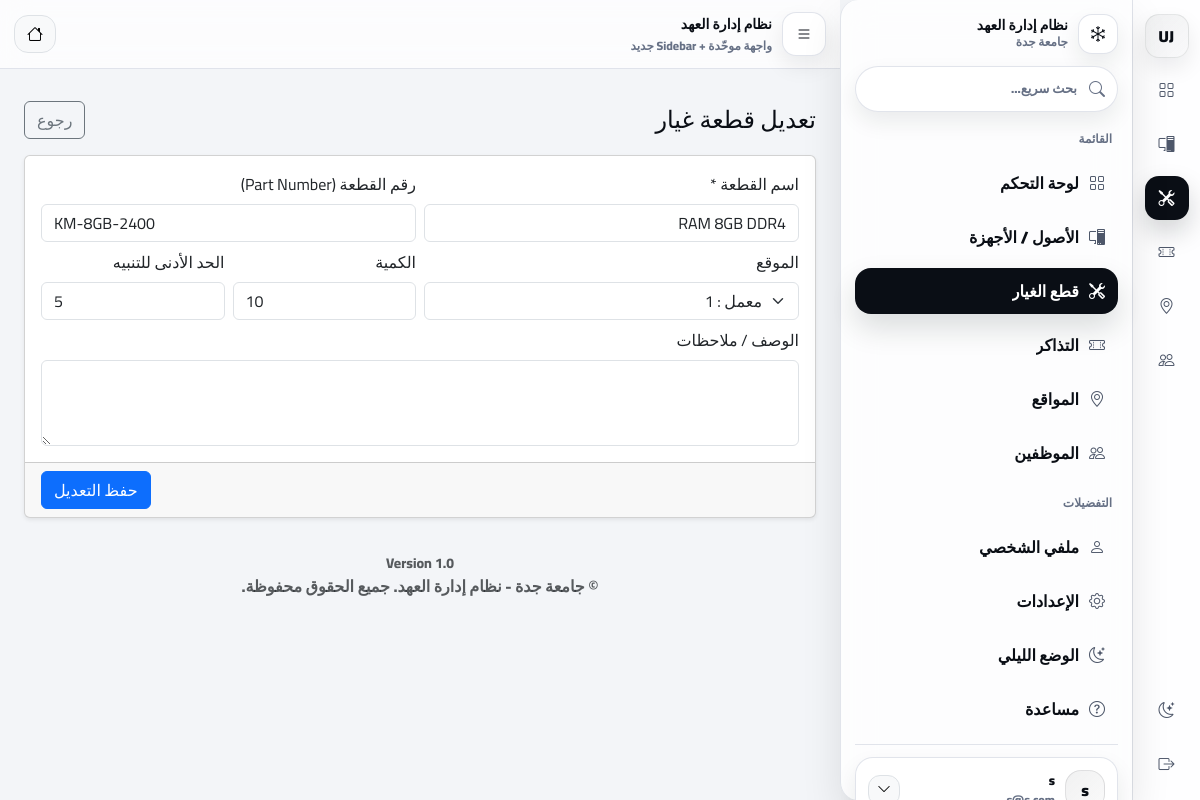
The page /index.php?page=spareparts/edit&id=1 (signed in) on the database its author committed.
### tables this page shows
CREATE TABLE `spare_parts` (
  `id` int(11) NOT NULL,
  `name` varchar(100) NOT NULL,
  `part_number` varchar(50) DEFAULT NULL,
  `quantity` int(11) DEFAULT 0,
  `min_quantity` int(11) DEFAULT 5,
  `location_id` int(11) DEFAULT NULL,
  `location` varchar(100) DEFAULT NULL,
  `description` text DEFAULT NULL,
  `created_at` datetime DEFAULT current_timestamp()
);

CREATE TABLE `locations` (
  `id` int(11) NOT NULL,
  `name_ar` varchar(255) NOT NULL,
  `name_en` varchar(255) DEFAULT NULL,
  `type` varchar(50) NOT NULL DEFAULT 'Building',
  `parent_id` int(11) DEFAULT NULL,
  `created_at` datetime DEFAULT current_timestamp()
);

### app/controllers/SparePartsController.php (called while the page is built, shortened)
<?php
class SparePartsController extends Controller
{
  private $spareModel;
  private $locationModel;
  public function __construct()
  {
    $this->spareModel = new SparePart();
    $this->locationModel = $this->model('Location');
  }
  public function edit($id = null)
  {
    $id = $id ?? ($_GET['id'] ?? null);
    $id = (int)$id;
    $locations = $this->locationModel->getAll();
    $part = method_exists($this->spareModel, 'getPartById')
      ? $this->spareModel->getPartById($id)
      : null;
    $data = [
      'id' => $part->id,
      'name' => $part->name,
      'part_number' => $part->part_number,
      'quantity' => $part->quantity,
      'min_quantity' => $part->min_quantity,
      'location_id' => $part->location_id,
      'description' => $part->description,
      'locations' => $locations,
      'name_err' => ''
    ];
    $this->view('spare_parts/edit', $data);
  }
}

### app/libraries/Database.php (called while the page is built, shortened)
<?php
class Database {
    private $host = 'localhost';
    private $user = 'root';
    private $pass = '';
    private $dbname = 'it_inventory';
    private $dbh;
    private $stmt;
    public function __construct() {
        $dsn = 'mysql:host=' . $this->host . ';dbname=' . $this->dbname;
        $options = array(
            PDO::ATTR_PERSISTENT => true,
            PDO::ATTR_ERRMODE => PDO::ERRMODE_EXCEPTION
        );
        try {
            $this->dbh = new PDO($dsn, $this->user, $this->pass, $options);
        } catch(PDOException $e) {
            $this->error = $e->getMessage();
            echo $this->error;
        }
    }
    public function query($sql) {
        $this->stmt = $this->dbh->prepare($sql);
    }
    public function bind($param, $value, $type = null) {
        if (is_null($type)) {
            switch (true) {
                case is_int($value):
                    $type = PDO::PARAM_INT;
                    break;
            }
        }
        $this->stmt->bindValue($param, $value, $type);
    }
    public function execute() {
        return $this->stmt->execute();
    }
    public function resultSet() {
        $this->execute();
        return $this->stmt->fetchAll(PDO::FETCH_OBJ);
    }
    public function single() {
        $this->execute();
        return $this->stmt->fetch(PDO::FETCH_OBJ);
    }
}

### app/models/SparePart.php (called while the page is built, shortened)
<?php
class SparePart
{
  private $db;
  public function __construct()
  {
    $this->db = new Database();
  }
public function getPartById(int $id){
  $this->db->query("SELECT * FROM spare_parts WHERE id = :id LIMIT 1");
  $this->db->bind(':id', $id);
  return $this->db->single();
}
}

### app/models/Location.php (called while the page is built, shortened)
<?php
class Location
{
  private $db;
  public function __construct()
  {
    $this->db = new Database();
  }
  public function getAll()
  {
    $this->db->query("SELECT * FROM locations ORDER BY type, name_ar");
    return $this->db->resultSet();
  }
}

### app/views/spare_parts/edit.php (the view, shortened to what this page needs)
<?php require APPROOT . '/views/layouts/header.php'; ?>
<div class="container py-3" dir="rtl">
  <div class="d-flex align-items-center justify-content-between flex-wrap gap-2 mb-3">
    <h4 class="m-0">تعديل قطعة غيار</h4>
    <a class="btn btn-outline-secondary" href="index.php?page=spareparts/index">رجوع</a>
  </div>
  <form class="card shadow-sm" method="post" action="index.php?page=spare_parts/edit&id=<?= (int)($data['id'] ?? 0) ?>">
    <div class="card-body">
      <div class="row g-2">
        <div class="col-12 col-md-6">
          <label class="form-label">اسم القطعة *</label>
          <input class="form-control <?= !empty($data['name_err']) ? 'is-invalid' : '' ?>"
                 name="name"
                 value="<?= htmlspecialchars($data['name'] ?? '') ?>"
                 required>
        </div>
        <div class="col-12 col-md-6">
          <label class="form-label">رقم القطعة (Part Number)</label>
          <input class="form-control" name="part_number" dir="ltr"
                 value="<?= htmlspecialchars($data['part_number'] ?? '') ?>">
        </div>
        <div class="col-12 col-md-6">
          <label class="form-label">الموقع</label>
          <select class="form-select" name="location_id">
            <?php foreach(($data['locations'] ?? []) as $loc): ?>
              <option value="<?= (int)$loc->id ?>"
                <?= ((int)($data['location_id'] ?? 0) === (int)$loc->id) ? 'selected' : '' ?>>
                <?= htmlspecialchars($loc->name_ar ?? ('موقع #' . $loc->id)) ?>
              </option>
            <?php endforeach; ?>
          </select>
        </div>
        <div class="col-6 col-md-3">
          <label class="form-label">الكمية</label>
          <input class="form-control" name="quantity" type="number" min="0" dir="ltr"
                 value="<?= (int)($data['quantity'] ?? 0) ?>">
        </div>
        <div class="col-6 col-md-3">
          <label class="form-label">الحد الأدنى للتنبيه</label>
          <input class="form-control" name="min_quantity" type="number" min="0" dir="ltr"
                 value="<?= (int)($data['min_quantity'] ?? 0) ?>">
        </div>
        <div class="col-12">
          <label class="form-label">الوصف / ملاحظات</label>
          <textarea class="form-control" name="description" rows="3"><?= htmlspecialchars($data['description'] ?? '') ?></textarea>
        </div>
      </div>
    </div>
    <div class="card-footer d-flex justify-content-end">
      <button class="btn btn-primary">حفظ التعديل</button>
    </div>
  </form>
</div>
<?php require APPROOT . '/views/layouts/footer.php'; ?>

### app/views/layouts/footer.php (style rules this page uses)
:root { --uj-rail-w: 72px; }

### rows shown on the page
spare_parts: name "RAM 8GB DDR4", part_number "KM-8GB-2400", location_id "معمل : 1", quantity "10", min_quantity "5"

### other values the page prints
SITENAME "نظام إدارة العهد"
$userName "s"
